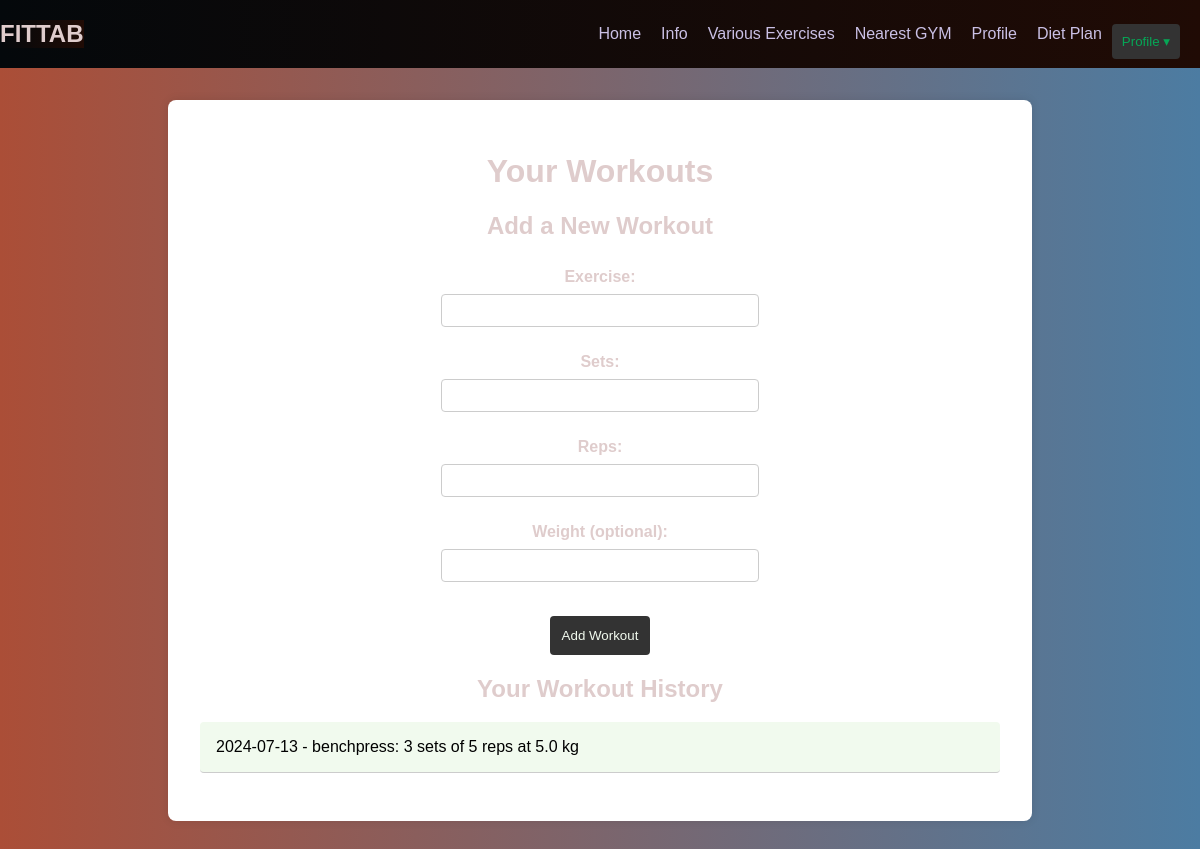
Before: /workouts (signed in) with the older database file.
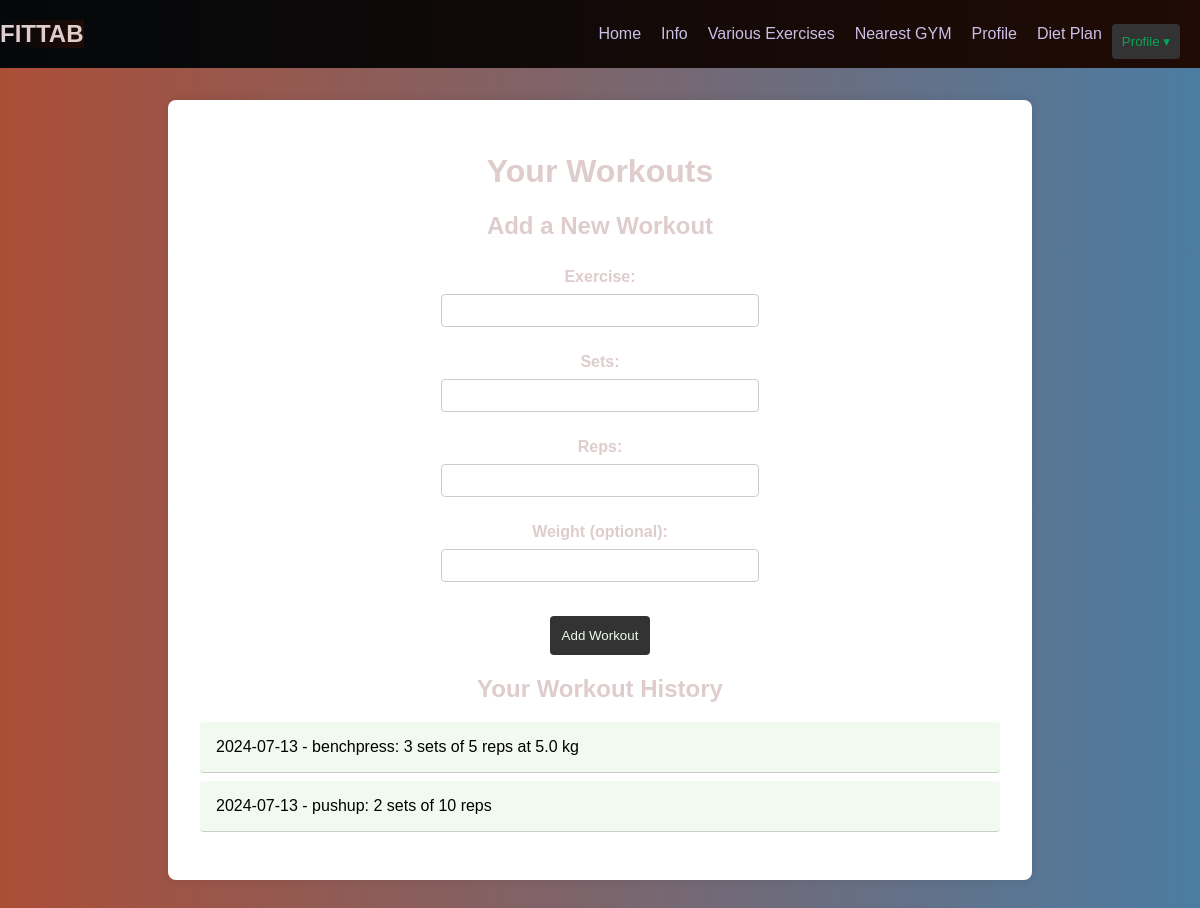
After: the same page with the newer database file.
### app.py (models this page shows)
class Workout(db.Model):
    id = db.Column(db.Integer, primary_key=True, autoincrement=True)
    user_id = db.Column(db.Integer, db.ForeignKey('user.id'), nullable=False)
    exercise = db.Column(db.String(100), nullable=False)
    sets = db.Column(db.Integer, nullable=False)
    reps = db.Column(db.Integer, nullable=False)
    weight = db.Column(db.Float, nullable=True)
    date = db.Column(db.Date, nullable=False, default=datetime.utcnow)
    user = db.relationship('User', back_populates='workouts')

### app.py (the view, shortened to what this page needs)
@app.route('/workouts', methods=['GET', 'POST'])
def workouts():
    if 'user_id' in session:
        user_id = session['user_id']
        user = User.query.filter_by(id=user_id).first()
        workouts = Workout.query.filter_by(user_id=user_id).all()
        return render_template('workouts.html', user=user, workouts=workouts)
    else:
        return redirect(url_for('index'))

### templates/workouts.html (shortened to what this page needs)
<!DOCTYPE html>
<html lang="en">
<head>
    <link rel="stylesheet" href="{{ url_for('static', filename='style_workout.css') }}">
</head>
<body>
    <nav>
        <h1 style="background: linear-gradient(to left, #200b05, #04080b);">FITTAB</h1>
        <div class="nav-links">
            <a href="{{ url_for('info') }}">Home</a>
            <a href="#">Info</a>
            <a href="{{ url_for('exercise') }}">Various Exercises</a>
            <a href="{{ url_for('nearest_gym') }}">Nearest GYM</a>
            <a href="{{ url_for('profile') }}">Profile</a>
            <a href="/diet">Diet Plan</a>
            <div class="profile-dropdown">
                <button class="profile-button">Profile &#9662;</button>
            </div>
        </div>
    </nav>
    <div class="container">
        <h1>Your Workouts</h1>
        <div>
            <h2>Add a New Workout</h2>
            <form method="POST" action="{{ url_for('workouts') }}">
                <label for="exercise">Exercise:</label>
                <input type="text" id="exercise" name="exercise" required>
                <br>
                <label for="sets">Sets:</label>
                <input type="number" id="sets" name="sets" required>
                <br>
                <label for="reps">Reps:</label>
                <input type="number" id="reps" name="reps" required>
                <br>
                <label for="weight">Weight (optional):</label>
                <input type="number" id="weight" name="weight" step="0.1">
                <br>
                <button type="submit">Add Workout</button>
            </form>
        </div>
        <div>
            <h2>Your Workout History</h2>
            <ul>
                {% for workout in workouts %}
                    <li>{{ workout.date }} - {{ workout.exercise }}: {{ workout.sets }} sets of {{ workout.reps }} reps {% if workout.weight %} at {{ workout.weight }} kg {% endif %}</li>
                {% endfor %}
            </ul>
        </div>
    </div>
</body>
</html>

### static/style_workout.css (style rules this page uses)
body { color: #333; background: linear-gradient(to right, #ab4e37, #4c7ca2); font-family: Arial, sans-serif; margin: 0; padding: 0; }
nav { background: linear-gradient(to left, #200b05, #04080b); display: flex; justify-content: space-between; align-items: center; list-style-type: none; margin: 0; padding: 0; }
.nav-links { display: flex; align-items: center; margin-left: auto; }
nav a { color: #cac0e5; text-decoration: none; padding: 10px; }
.profile-dropdown { position: relative; display: inline-block; margin-right: 20px; }
.profile-button { background-color: #333; color: #06a656; border: none; cursor: pointer; padding: 10px; }
.container { max-width: 800px; margin: 2rem auto; padding: 2rem; background-color: #ffffff; box-shadow: 0 0 10px rgba(0,0,0,0.1); border-radius: 8px; text-align: left; }
form { display: flex; flex-direction: column; align-items: center; }
label { margin: 0.5rem 0; font-weight: bold; color: #dfcccc; }
input[type="text"], input[type="number"] { padding: 0.5rem; border: 1px solid #ccc; border-radius: 4px; width: 50%; max-width: 300px; }
button { margin-top: 1rem; padding: 0.75rem; background-color: #333; color: #f1faee; border: none; border-radius: 4px; cursor: pointer; width: fit-content; }
ul { list-style-type: none; padding: 0; }
ul li { background-color: #f1faee; padding: 1rem; border-bottom: 1px solid #ccc; margin-bottom: 0.5rem; border-radius: 4px; color: black; }
h1, h2 { color: #dfcccc; text-align: center; }

Changed rows visible on the page:
added Workout: date "2024-07-13", exercise "pushup", sets "2", reps "10"
